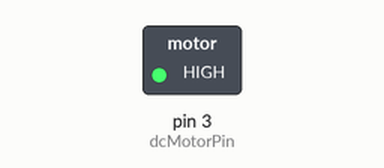
The sketch below on a simulated Arduino Uno, built with avr-gcc and run on an emulated ATmega328P. Shown: switched loads named in the sketch (green lamp = pin HIGH). Dashed ring = blinking.

Above: at 0.5 s.
Timing chart, 0 to 4.6 s (numbered marks = the images above):
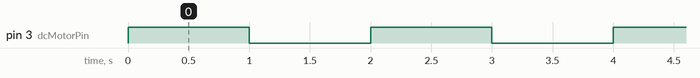

Measured:
- by itself, pin 3 (dcMotorPin): alternates HIGH for 1.0 s and LOW for 1.0 s

The sketch:

DCMotor.ino
```cpp
const int dcMotorPin = 3;

void setup()
{
  pinMode(dcMotorPin, OUTPUT);
}

void loop()
{
  digitalWrite(dcMotorPin, HIGH);
  delay(1000);
  digitalWrite(dcMotorPin, LOW);
  delay(1000);
}
```
